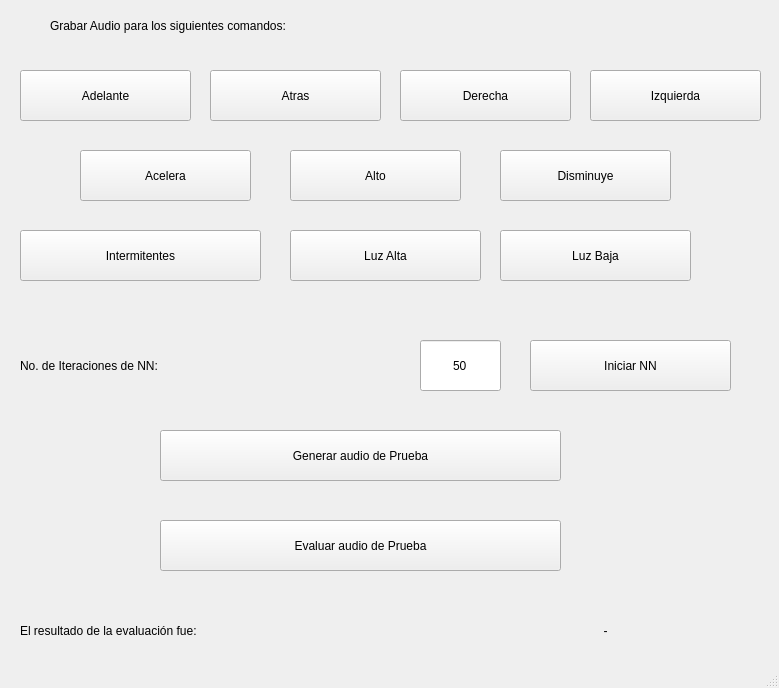
<?xml version="1.0" encoding="UTF-8"?>
<ui version="4.0">
 <class>MainWindow</class>
 <widget class="QMainWindow" name="MainWindow">
  <property name="geometry">
   <rect>
    <x>0</x>
    <y>0</y>
    <width>779</width>
    <height>688</height>
   </rect>
  </property>
  <property name="windowTitle">
   <string>MainWindow</string>
  </property>
  <widget class="QWidget" name="centralwidget">
   <widget class="QPushButton" name="pushButton_Adelante">
    <property name="geometry">
     <rect>
      <x>20</x>
      <y>70</y>
      <width>171</width>
      <height>51</height>
     </rect>
    </property>
    <property name="styleSheet">
     <string notr="true">font: 75 20pt &quot;MS Shell Dlg 2&quot;;</string>
    </property>
    <property name="text">
     <string>Adelante</string>
    </property>
   </widget>
   <widget class="QLabel" name="label">
    <property name="geometry">
     <rect>
      <x>50</x>
      <y>10</y>
      <width>641</width>
      <height>31</height>
     </rect>
    </property>
    <property name="styleSheet">
     <string notr="true">font: 75 20pt &quot;MS Shell Dlg 2&quot;;</string>
    </property>
    <property name="text">
     <string>Grabar Audio para los siguientes comandos:</string>
    </property>
   </widget>
   <widget class="QPushButton" name="pushButton_Atras">
    <property name="geometry">
     <rect>
      <x>210</x>
      <y>70</y>
      <width>171</width>
      <height>51</height>
     </rect>
    </property>
    <property name="styleSheet">
     <string notr="true">font: 75 20pt &quot;MS Shell Dlg 2&quot;;</string>
    </property>
    <property name="text">
     <string>Atras</string>
    </property>
   </widget>
   <widget class="QPushButton" name="pushButton_Izquierda">
    <property name="geometry">
     <rect>
      <x>590</x>
      <y>70</y>
      <width>171</width>
      <height>51</height>
     </rect>
    </property>
    <property name="styleSheet">
     <string notr="true">font: 75 20pt &quot;MS Shell Dlg 2&quot;;</string>
    </property>
    <property name="text">
     <string>Izquierda</string>
    </property>
   </widget>
   <widget class="QPushButton" name="pushButton_Alto">
    <property name="geometry">
     <rect>
      <x>290</x>
      <y>150</y>
      <width>171</width>
      <height>51</height>
     </rect>
    </property>
    <property name="styleSheet">
     <string notr="true">font: 75 20pt &quot;MS Shell Dlg 2&quot;;</string>
    </property>
    <property name="text">
     <string>Alto</string>
    </property>
   </widget>
   <widget class="QPushButton" name="pushButton_Derecha">
    <property name="geometry">
     <rect>
      <x>400</x>
      <y>70</y>
      <width>171</width>
      <height>51</height>
     </rect>
    </property>
    <property name="styleSheet">
     <string notr="true">font: 75 20pt &quot;MS Shell Dlg 2&quot;;</string>
    </property>
    <property name="text">
     <string>Derecha</string>
    </property>
   </widget>
   <widget class="QPushButton" name="pushButton_Acelera">
    <property name="geometry">
     <rect>
      <x>80</x>
      <y>150</y>
      <width>171</width>
      <height>51</height>
     </rect>
    </property>
    <property name="styleSheet">
     <string notr="true">font: 75 20pt &quot;MS Shell Dlg 2&quot;;</string>
    </property>
    <property name="text">
     <string>Acelera</string>
    </property>
   </widget>
   <widget class="QPushButton" name="pushButton_Disminuye">
    <property name="geometry">
     <rect>
      <x>500</x>
      <y>150</y>
      <width>171</width>
      <height>51</height>
     </rect>
    </property>
    <property name="styleSheet">
     <string notr="true">font: 75 20pt &quot;MS Shell Dlg 2&quot;;</string>
    </property>
    <property name="text">
     <string>Disminuye</string>
    </property>
   </widget>
   <widget class="QPushButton" name="pushButton_Intermitentes">
    <property name="geometry">
     <rect>
      <x>20</x>
      <y>230</y>
      <width>241</width>
      <height>51</height>
     </rect>
    </property>
    <property name="styleSheet">
     <string notr="true">font: 75 20pt &quot;MS Shell Dlg 2&quot;;</string>
    </property>
    <property name="text">
     <string>Intermitentes</string>
    </property>
   </widget>
   <widget class="QPushButton" name="pushButton_Luz_Alta">
    <property name="geometry">
     <rect>
      <x>290</x>
      <y>230</y>
      <width>191</width>
      <height>51</height>
     </rect>
    </property>
    <property name="styleSheet">
     <string notr="true">font: 75 20pt &quot;MS Shell Dlg 2&quot;;</string>
    </property>
    <property name="text">
     <string>Luz Alta</string>
    </property>
   </widget>
   <widget class="QPushButton" name="pushButton_Luz_Baja">
    <property name="geometry">
     <rect>
      <x>500</x>
      <y>230</y>
      <width>191</width>
      <height>51</height>
     </rect>
    </property>
    <property name="styleSheet">
     <string notr="true">font: 75 20pt &quot;MS Shell Dlg 2&quot;;</string>
    </property>
    <property name="text">
     <string>Luz Baja</string>
    </property>
   </widget>
   <widget class="QLabel" name="label_2">
    <property name="geometry">
     <rect>
      <x>20</x>
      <y>340</y>
      <width>391</width>
      <height>51</height>
     </rect>
    </property>
    <property name="styleSheet">
     <string notr="true">font: 75 20pt &quot;MS Shell Dlg 2&quot;;</string>
    </property>
    <property name="text">
     <string>No. de Iteraciones de NN:</string>
    </property>
   </widget>
   <widget class="QPushButton" name="pushButton_Iniciar">
    <property name="geometry">
     <rect>
      <x>530</x>
      <y>340</y>
      <width>201</width>
      <height>51</height>
     </rect>
    </property>
    <property name="styleSheet">
     <string notr="true">font: 75 20pt &quot;MS Shell Dlg 2&quot;;</string>
    </property>
    <property name="text">
     <string>Iniciar NN</string>
    </property>
   </widget>
   <widget class="QLineEdit" name="lineEdit">
    <property name="geometry">
     <rect>
      <x>420</x>
      <y>340</y>
      <width>81</width>
      <height>51</height>
     </rect>
    </property>
    <property name="styleSheet">
     <string notr="true">font: 75 20pt &quot;MS Shell Dlg 2&quot;;</string>
    </property>
    <property name="text">
     <string>50</string>
    </property>
    <property name="alignment">
     <set>Qt::AlignCenter</set>
    </property>
   </widget>
   <widget class="QPushButton" name="pushButton_prueba">
    <property name="geometry">
     <rect>
      <x>160</x>
      <y>430</y>
      <width>401</width>
      <height>51</height>
     </rect>
    </property>
    <property name="styleSheet">
     <string notr="true">font: 75 20pt &quot;MS Shell Dlg 2&quot;;</string>
    </property>
    <property name="text">
     <string>Generar audio de Prueba</string>
    </property>
   </widget>
   <widget class="QPushButton" name="pushButton_evaluar">
    <property name="geometry">
     <rect>
      <x>160</x>
      <y>520</y>
      <width>401</width>
      <height>51</height>
     </rect>
    </property>
    <property name="styleSheet">
     <string notr="true">font: 75 20pt &quot;MS Shell Dlg 2&quot;;</string>
    </property>
    <property name="text">
     <string>Evaluar audio de Prueba</string>
    </property>
   </widget>
   <widget class="QLabel" name="label_4">
    <property name="geometry">
     <rect>
      <x>20</x>
      <y>610</y>
      <width>491</width>
      <height>41</height>
     </rect>
    </property>
    <property name="styleSheet">
     <string notr="true">font: 75 20pt &quot;MS Shell Dlg 2&quot;;</string>
    </property>
    <property name="text">
     <string>El resultado de la evaluación fue:</string>
    </property>
   </widget>
   <widget class="QLabel" name="label_5">
    <property name="geometry">
     <rect>
      <x>500</x>
      <y>610</y>
      <width>211</width>
      <height>41</height>
     </rect>
    </property>
    <property name="styleSheet">
     <string notr="true">font: 75 20pt &quot;MS Shell Dlg 2&quot;;</string>
    </property>
    <property name="text">
     <string>-</string>
    </property>
    <property name="alignment">
     <set>Qt::AlignCenter</set>
    </property>
   </widget>
  </widget>
  <widget class="QMenuBar" name="menubar">
   <property name="geometry">
    <rect>
     <x>0</x>
     <y>0</y>
     <width>779</width>
     <height>26</height>
    </rect>
   </property>
  </widget>
  <widget class="QStatusBar" name="statusbar"/>
 </widget>
 <resources/>
 <connections/>
</ui>
